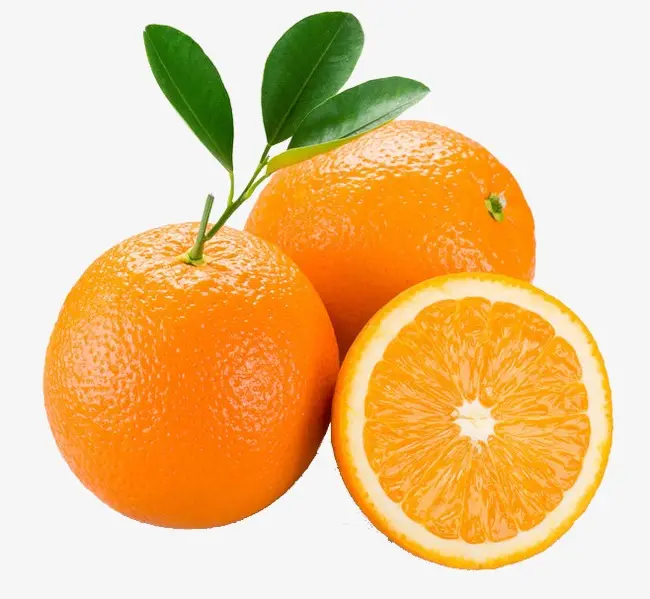
#> input picture opencv-basic/pic/orange.jpg, 650 x 599 px
$ python no28-homo.py
#> lines starting #> are read from the running program, lines starting #| are printed output that depends on the picture; after the words box and inside, x2 and y2 are one past the last pixel; in counts of white or black regions, pixels touching at a corner belong together
'''使用特征匹配和单应性查找对象'''
import numpy as np
import cv2
from matplotlib import pyplot as plt
MIN_MATCH_COUNT = 10
img2 = cv2.imread("pic/orange.jpg")
#> img2 is the input picture: shape (599, 650, 3); mean B, G, R 144.5, 197.5, 235.2
img1 = cv2.imread("pic/part-orange.jpg")
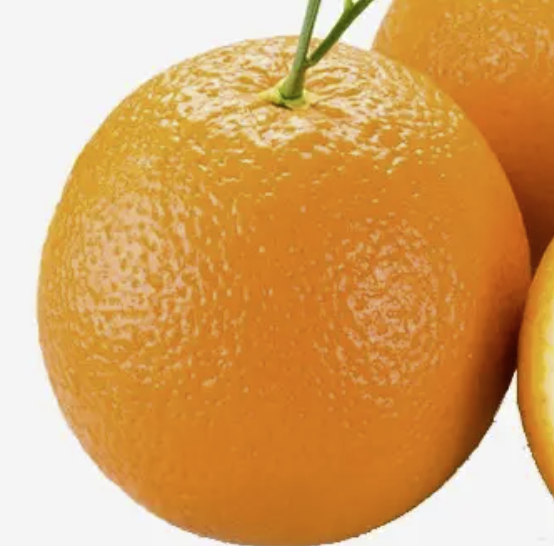
#> input picture opencv-basic/pic/part-orange.jpg, 554 x 546 px
#> img1 is the input picture: shape (546, 554, 3); mean B, G, R 99.3, 162.1, 214.5

sift = cv2.SIFT_create()
# 找到关键点
kp1,des1 =sift.detectAndCompute(img1,None)
#> kp1 = 833 keypoints; strongest (x, y, size): (515, 374, 2.8), (508, 410, 15.4), (503, 360, 34.7), (506, 388, 4.3)
kp2,des2 =sift.detectAndCompute(img2,None)
#> kp2 = 1130 keypoints; strongest (x, y, size): (182, 71, 47.2), (213, 125, 30.9), (310, 82, 66.8), (289, 139, 2.7)


FLAMM_INDEX_KDTREE=0
index_params = dict(algorithm=FLAMM_INDEX_KDTREE,trees=5)
seach_params = dict(checks=50)

flann = cv2.FlannBasedMatcher(index_params,seach_params)
matches = flann.knnMatch(des1,des2,k=2)
#> matches = 833 matches
# 存储所有的好的匹配
good =[]
for m,n in matches:
    if m.distance <0.2 * n.distance:
        good.append(m)
#> after the loop, good = 131 matches

if len(good)>MIN_MATCH_COUNT:
    src_pts = np.float32([kp1[m.queryIdx].pt for m in good]).reshape(-1,1,2)
#> src_pts = 131 rows, first 8: [87.12, 313.2], [87.12, 313.2], [98.23, 332.6], [102.3, 318.1], [103.2, 234.7], [107.4, 228.5], [108.5, 315.5], [122.9, 255.2]
    dst_pts = np.float32([kp2[m.trainIdx].pt for m in good]).reshape(-1,1,2)
#> dst_pts = 131 rows, first 8: [73.06, 388.4], [73.06, 388.4], [79.83, 400], [82.27, 391.3], [82.81, 341.3], [85.29, 337.5], [85.93, 389.7], [94.55, 353.5]


# 第三个参数 Method used to computed a homography matrix. The following methods are possible:
#0 - a regular method using all the points
#CV_RANSAC - RANSAC-based robust method
#CV_LMEDS - Least-Median robust method
# 第四个参数取值范围在 1 到 10，ᲁ绝一个点对的阈值。原图像的点经过变换后点与目标图像上对应点的误差
# 超过误差就认为是 outlier
# 返回值中 M 为变换矩阵。

    M,mask = cv2.findHomography(src_pts,dst_pts,cv2.RANSAC,5,0)
#> M = [[0.599, -0.000207, 20.96], [-0.000141, 0.6, 200.4], [-4.28e-07, -1.02e-06, 1]]; mask = 131 values from 1 to 1
    matchesMask = mask.ravel().tolist()
#> matchesMask = 131 values from 1 to 1

    h,w,_ = img1.shape
#> h = 546; w = 554
    pts = np.float32([[0, 0], [0, h - 1], [w - 1, h - 1], [w - 1, 0]]).reshape(-1, 1, 2)
#> pts = [[0, 0], [0, 545], [553, 545], [553, 0]]
    dst = cv2.perspectiveTransform(pts,M)
#> dst = [[20.96, 200.4], [20.86, 527.6], [352.5, 527.6], [352.5, 200.4]]

    cv2.polylines(img2,[np.int32(dst)],True,255,10,cv2.LINE_AA)
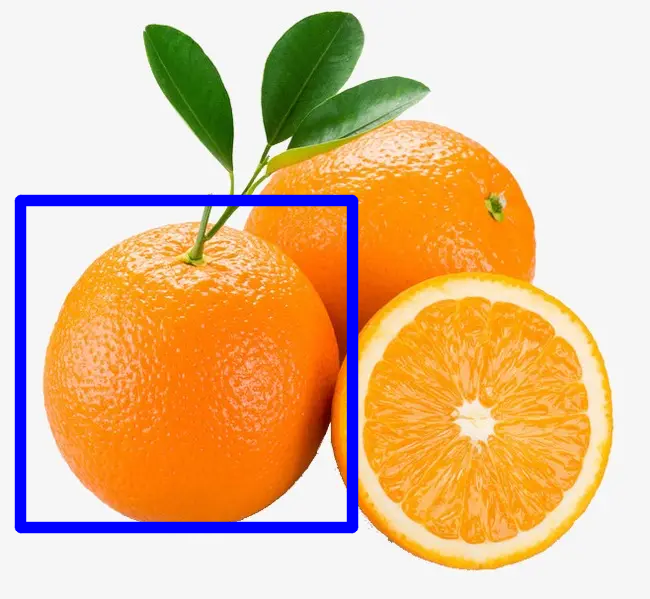
#> img2: shape (599, 650, 3); 4.39% of pixels changed, all inside (x1, y1, x2, y2) = (14, 194, 359, 534)

else:
    print("no enough matches are found -{}{}".format(len(good),MIN_MATCH_COUNT))
draw_params = dict(matchColor=(0, 255, 0),
                   singlePointColor=None,
                   matchesMask=matchesMask,
                   flags=2)
#> draw_params = 4 items

img3 = cv2.drawMatches(img1, kp1, img2, kp2, good, None, **draw_params)
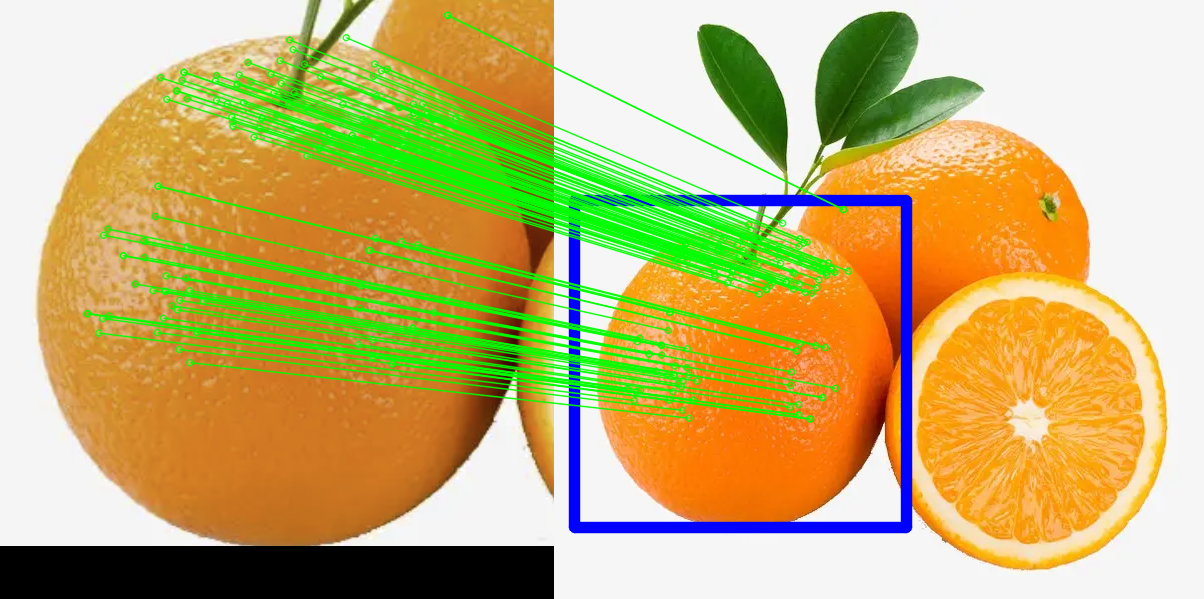
#> img3: shape (599, 1204, 3); mean B, G, R 113.2, 178.6, 194.5
plt.imshow(cv2.cvtColor(img3, cv2.COLOR_BGR2RGB))
plt.show()
